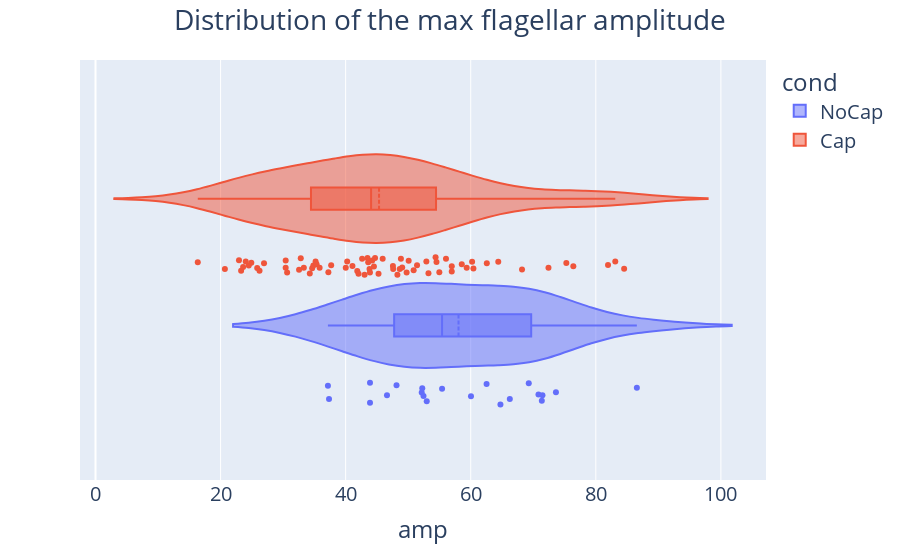

Notebook source saved alongside this figure:
### Code cell
fig=px.violin(dfAmpFlagelarMax, x='amp', color='cond', box=True, points='all',
             category_orders={"cond":["NoCap","Cap"]})
fig.update_traces(meanline_visible=True)
fig.update_layout(title_text='Distribution of the max flagellar amplitude', 
                  title_x=0.5,font=dict(size=20))
fig.show()

### Figure 1 — Plotly figure (JSON) as saved in the notebook; plotly's stock layout.template omitted (floating-point values rounded to 4 significant figures)
{"data": [{"alignmentgroup": "True", "box": {"visible": true}, "hovertemplate": "cond=NoCap<br>amp=%{x}<extra></extra>", "legendgroup": "NoCap", "marker": {"color": "#636efa"}, "meanline": {"visible": true}, "name": "NoCap", "offsetgroup": "NoCap", "orientation": "h", "points": "all", "scalegroup": "True", "showlegend": true, "type": "violin", "x": [62.53, 43.89, 37.34, 52.96, 69.28, 71.47, 70.83, 86.56, 73.63, 64.75, 52.45, 55.42, 52.25, 60.04, 52.16, 37.16, 48.13, 46.61, 66.25, 71.37, 43.89], "x0": " ", "xaxis": "x", "y0": " ", "yaxis": "y"}, {"alignmentgroup": "True", "box": {"visible": true}, "hovertemplate": "cond=Cap<br>amp=%{x}<extra></extra>", "legendgroup": "Cap", "marker": {"color": "#EF553B"}, "meanline": {"visible": true}, "name": "Cap", "offsetgroup": "Cap", "orientation": "h", "points": "all", "scalegroup": "True", "showlegend": true, "type": "violin", "x": [49.75, 35.35, 56.97, 43.88, 45.26, 42.06, 75.29, 44.7, 54.38, 58.57, 34.84, 47.56, 37.68, 64.4, 68.2, 84.53, 32.82, 41.09, 48.27, 72.43, 81.95, 43.03, 76.41, 60.22, 54.53, 54.98, 48.65, 83.11, 62.57, 50.07, 47.6, 56.04, 41.86, 50.87, 30.41, 44.52, 43.6, 60.43, 59.35, 35.84, 49.04, 32.55, 51.41, 35.19, 45.92, 34.64, 26.23, 22.94, 52.9, 53.24, 56.97, 48.84, 23.28, 37.23, 33.31, 24.51, 43.49, 40.01, 30.64, 23.6, 24.91, 25.86, 40.25, 43.81, 24.02, 44.25, 16.35, 34.27, 26.95, 42.63, 20.69, 30.41], "x0": " ", "xaxis": "x", "y0": " ", "yaxis": "y"}], "layout": {"font": {"size": 20}, "legend": {"title": {"text": "cond"}, "tracegroupgap": 0}, "margin": {"t": 60}, "title": {"text": "Distribution of the max flagellar amplitude", "x": 0.5}, "violinmode": "group", "xaxis": {"anchor": "y", "domain": [0, 1], "title": {"text": "amp"}}, "yaxis": {"anchor": "x", "domain": [0, 1]}}}
